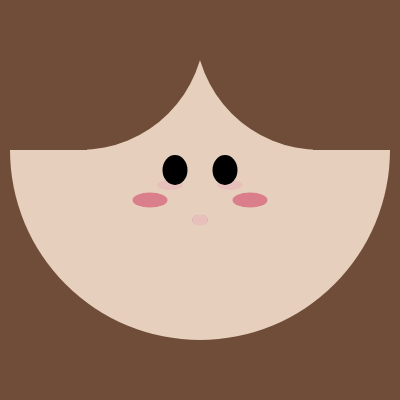
Frame 1 (no input)
Frame 60 (no input): identical to frame 1, image omitted
Frame 120 (the mouse pressed at the canvas centre since frame 60): identical to frame 1, image omitted

The p5.js sketch that drew this single still picture (run headless with seeded random() and noise() and a simulated clock; from frame 60 on, the mouse is pressed at the canvas centre):

// p5.js sketch
// ── sketch.js
let canvasX = 400;
let canvasY = 400;
 
function setup() {
    createCanvas(canvasX, canvasY);
}

function draw() {
    background(111,77,56);
    strokeWeight(5);
    noStroke();

    // face
    fill(230, 207, 188);
    circle(200,150,380);

    // blush 
    fill(231, 192, 188);
    ellipse((canvasX/2)+30,185,25, 10);

    fill(231, 192, 188);
    noStroke();
    ellipse((canvasX/2)-30,185,25, 10);


    fill(217, 126, 138);
    ellipse((canvasX/2)+50,200,35, 15);

    fill(217, 126, 138);
    ellipse((canvasX/2)-50,200,35, 15);

    fill(231, 192, 188);
    noStroke();
    ellipse((canvasX/2)-30,185,25, 10);

    // eye
    fill(0);
    ellipse((canvasX/2)-25,170,25, 30);

    fill(0);
    ellipse((canvasX/2)+25,170,25, 30);

    // mouth 
    fill(0);
    ellipse((canvasX/2),220,15, 10);

    fill(231, 192, 188);
    ellipse((canvasX/2),220,16, 11);

    // hair
    fill(111,77,56);
    circle((canvasX/2)-120,25,250);

    fill(111,77,56);
    circle((canvasX/2)+120,25,250);

    fill(111,77,56);
    square(313, 50, 100);

    fill(111,77,56);
    square(-13, 50, 100);

}
